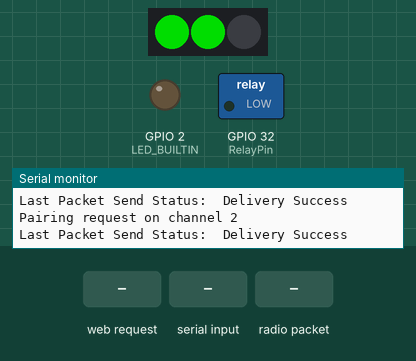
This sketch was run on a simulated ESP32. On the bench: 3 RGB LEDs in strip order, left to right, switched loads named in the sketch (green lamp = pin HIGH), output pins drawn as LEDs (lit = HIGH), the last lines printed to the serial monitor. Inputs (shaded band) come from the test bench. Dim RGB values are drawn brighter than linear; WiFi joins after 1.5 s; servers stay silent unless stated; no radio packets arrive unless stated. At 13.7 s the program restarts the board; the recording ends there.

Above: at 8.7 s.
8.8 s: HTTP request GET /OFF received
At 9.9 s:
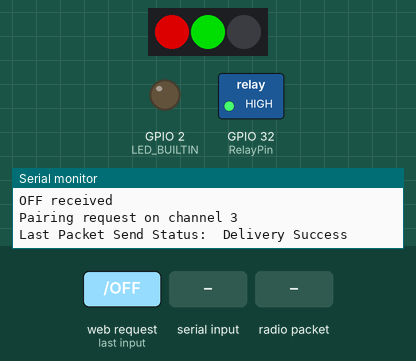
10.6 s: "ON\n" received over Serial
At 10.65 s:
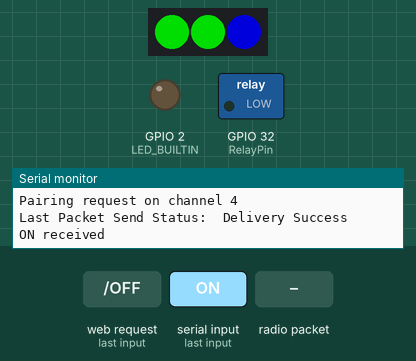
12.2 s: radio packet "RESET" arrives
At 13.4 s:
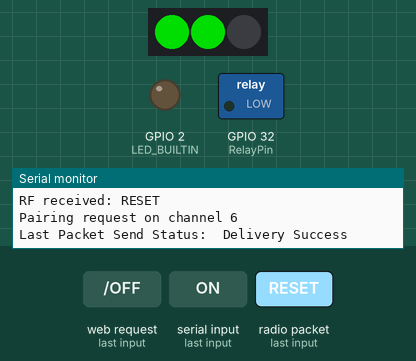
13.7 s: "RESET\n" received over Serial
Timing chart, 0 to 13.7 s (numbered marks = the images above; inputs shaded):
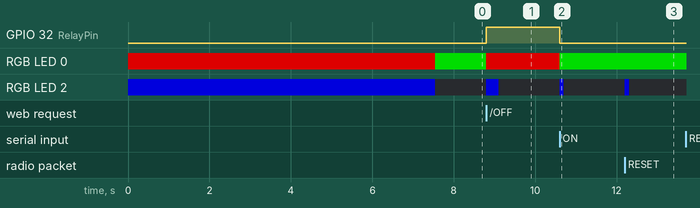

Measured:
- after the input at 8.8 s, GPIO 32 (RelayPin): LOW → HIGH at once; RGB LED 0: RGB(0, 150, 0) → RGB(150, 0, 0) at once; RGB LED 2: off → RGB(0, 0, 150) at once, → off 0.30 s later
- after the input at 10.6 s, GPIO 32 (RelayPin): HIGH → LOW at once; RGB LED 0: RGB(150, 0, 0) → RGB(0, 150, 0) at once; RGB LED 2: off → RGB(0, 0, 150) at once, → off 0.10 s later
- after the input at 12.2 s, RGB LED 2: off → RGB(0, 0, 150) at once, → off 0.10 s later
- after the input at 13.7 s, every drawn part: stays the same

The sketch:

FC_WiFiSwitch_ESP32_Feather_addESPNOW.ino
```cpp
// 12.18.2024 update: change from webSerial to webSerialLite, TCP replies for all incoming messages,  "STATE" message reply

/*
YOU MUST IMPLEMENT THE FOLLOWING CHANGES TO ENSURE COMPILATION:
  https://github.com/me-no-dev/ESPAsyncWebServer/issues/1419 read ednieuw's comment:
  Make changes to Arduino\libraries\ESPAsyncWebServer\src\WebAuthentication.cpp
  Make changes to AsyncEventSource.cpp
  Make changes to AsyncWebSocket.cpp

  https://github.com/me-no-dev/ESPAsyncWebServer/issues/1442 read sepp89117's comment:
  Make changes to AsyncWebServer.cpp

  Everything should compile after that!
*/

#include "global.h"
#include "config.h"

#define RelayPin 32
#define LEDpin 14
Adafruit_NeoPixel pixels(3, LEDpin, NEO_GRB + NEO_KHZ800);

bool state = true;

void setup() {

  //TEMPLATE FUNCTIONS, DO NOT EDIT UNLESS NECESSARY//
  Serial.begin(115200);
  pinMode(LED_BUILTIN, OUTPUT);
  pinMode(RelayPin, OUTPUT);
  pixels.begin();  // INITIALIZE NeoPixel strip object (REQUIRED)
  pixels.setPixelColor(0, pixels.Color(150, 0, 0));
  pixels.setPixelColor(1, pixels.Color(0, 150, 0));
  pixels.setPixelColor(2, pixels.Color(0, 0, 150));
  pixels.show();
  delay(1000);
  commsSetup();  //Initializes all communications protocols
  delay(5000);

  printLogs();
  pixels.clear();
  updateLEDs();
}

void loop() {
  receiveComms();
  // digitalWrite(LED_BUILTIN, HIGH);  // turn the LED on (HIGH is the voltage level)
  // Serial.println("High!");
  // delay(1000);                     // wait for a second
  // digitalWrite(LED_BUILTIN, LOW);  // turn the LED off by making the voltage LOW
  // Serial.println("Low!");
  // delay(1000);  // wait for a second
}

void messageReceived(String msg) {
  pixels.setPixelColor(2, pixels.Color(0, 0, 150));
  pixels.show();

  //RECEIVE MESSAGES FROM ALL COMMS, CREATE LISTENERS FOR DIFFERENT MESSAGES BELOW//////


  if (msg.indexOf("RESET") > -1) {
    powerCycle();
  }

  else if (msg.indexOf("START") > -1) {
    broadcastln("START received");
    //do stuff for START
  }

  else if (msg.indexOf("ON") > -1) {
    broadcastln("ON received");
    //do stuff for ON
    state = true;
    digitalWrite(RelayPin, !state);
  }

  else if (msg.indexOf("OFF") > -1) {
    broadcastln("OFF received");
    //do stuff for "OFF"
    state = false;
    digitalWrite(RelayPin, !state);
  }

  else if (msg.indexOf("TOGGLE") > -1) {
    broadcastln("TOGGLE received");
    //do stuff for "OFF"
    state = !state;
    digitalWrite(RelayPin, !state);
  }

  else if (msg.indexOf("STATE") > -1) {
    broadcastln("STATE received");
    broadcast("State = ");
    broadcastln(String(state));
  }


  else if (msg.indexOf("LOG") > -1) {
    printLogs();
  }

  if (msg.length() > 0) {
    lastMsg = msg;
    lastMsgTime = millis();
  }
  updateLEDs();
  delay(100);
  pixels.setPixelColor(2, pixels.Color(0, 0, 0));
  pixels.show();
}
```

ESP_NOW.ino
```cpp
// (licence header left out)
#define BOARD_ID 1                                                 //ID of server board MUST BE 0
#define MAX_CHANNEL 11                                             //11 for North America, 13 for Europe
uint8_t serverAddress[] = { 0xFF, 0xFF, 0xFF, 0xFF, 0xFF, 0xFF };  //broadcast address for auto-pairing
uint8_t clientMacAddress[6];

// Structure to send data
// Must match the receiver structure
// Structure example to receive data
// Must match the sender structure
typedef struct struct_message {
  uint8_t msgType;
  uint8_t id;
  unsigned int readingID;
  String message;
} struct_message;

// Structure for pairing message
typedef struct struct_pairing {  // new structure for pairing
  uint8_t msgType;
  uint8_t id;
  uint8_t macAddr[6];
  uint8_t channel;
} struct_pairing;

esp_now_peer_info_t peer;  //creates a variable to store peer info

// Create 2 struct_message
struct_message myData;  // data to send
struct_message inData;  // data received
struct_pairing pairingData;

PairingStatus pairingStatus = NOT_PAIRED;
MessageType messageType;

#ifdef SAVE_CHANNEL
int lastChannel;
#endif
int channel = 1;

unsigned long currentMillis = millis();
unsigned long previousMillis = 0;  // Stores last time temperature was published
const long interval = 10000;       // Interval at which to publish sensor readings
unsigned long start;               // used to measure Pairing time
unsigned int readingId = 0;

//Get MAC address of this device
void readGetMacAddress() {
  uint8_t baseMac[6];
  esp_err_t ret = esp_wifi_get_mac(WIFI_IF_STA, baseMac);
  if (ret == ESP_OK) {
    Serial.printf("%02x:%02x:%02x:%02x:%02x:%02x\n",
                  baseMac[0], baseMac[1], baseMac[2],
                  baseMac[3], baseMac[4], baseMac[5]);
  } else {
    Serial.println("Failed to read MAC address");
  }
  clientMacAddress[0] = baseMac[0];
  clientMacAddress[1] = baseMac[1];
  clientMacAddress[2] = baseMac[2];
  clientMacAddress[3] = baseMac[3];
  clientMacAddress[4] = baseMac[4];
  clientMacAddress[5] = baseMac[5];
}

//Adds a peer device.
void addPeer(const uint8_t *mac_addr, uint8_t chan) {
  //ESP_ERROR_CHECK(esp_wifi_set_channel(chan, WIFI_SECOND_CHAN_NONE));
  esp_now_del_peer(mac_addr);
  memset(&peer, 0, sizeof(esp_now_peer_info_t));
  peer.channel = chan;
  peer.encrypt = false;
  memcpy(peer.peer_addr, mac_addr, sizeof(uint8_t[6]));
  if (esp_now_add_peer(&peer) != ESP_OK) {
    Serial.println("Failed to add peer");
    return;
  }
  memcpy(serverAddress, mac_addr, sizeof(uint8_t[6]));
}

//Print MAC address to serial monitor
void printMAC(const uint8_t *mac_addr) {
  char macStr[18];
  snprintf(macStr, sizeof(macStr), "%02x:%02x:%02x:%02x:%02x:%02x",
           mac_addr[0], mac_addr[1], mac_addr[2], mac_addr[3], mac_addr[4], mac_addr[5]);
  Serial.print(macStr);
}

//What to do when data is sent.
void OnDataSent(const uint8_t *mac_addr, esp_now_send_status_t status) {
  Serial.print("\r\nLast Packet Send Status:\t");
  Serial.println(status == ESP_NOW_SEND_SUCCESS ? "Delivery Success" : "Delivery Fail");
}

//What to do when data is received.
void OnDataRecv(const uint8_t *mac_addr, const uint8_t *incomingData, int len) {
  Serial.print("Packet received with ");
  Serial.print("data size = ");
  Serial.println(sizeof(incomingData));
  uint8_t type = incomingData[0];
  switch (type) {
    case DATA:  // we received data from server
      memcpy(&inData, incomingData, sizeof(inData));
      Serial.print("ID  = ");
      Serial.println(inData.id);
      Serial.print("Message = ");
      Serial.println(inData.message);

      if (inData.readingID % 2 == 1) {
        digitalWrite(LED_BUILTIN, LOW);
      } else {
        digitalWrite(LED_BUILTIN, HIGH);
      }
      break;

    case PAIRING:  // we received pairing data from server
      memcpy(&pairingData, incomingData, sizeof(pairingData));
      if (pairingData.id == 0) {  // the message comes from server
        Serial.print("Pairing done for MAC Address: ");
        printMAC(pairingData.macAddr);
        Serial.print(" on channel ");
        Serial.print(pairingData.channel);                  // channel used by the server
        addPeer(pairingData.macAddr, pairingData.channel);  // add the server  to the peer list
#ifdef SAVE_CHANNEL
        lastChannel = pairingData.channel;
        EEPROM.write(0, pairingData.channel);
        EEPROM.commit();
#endif
        pairingStatus = PAIR_PAIRED;  // set the pairing status
      }
      break;
  }
}

//Auto-pairing stuff, must declare enum in a separate header due to compile issues if using enum to define function return type
PairingStatus autoPairing() {
  switch (pairingStatus) {
    case PAIR_REQUEST:
      Serial.print("Pairing request on channel ");
      Serial.println(channel);

      // set WiFi channel
      //ESP_ERROR_CHECK_WITHOUT_ABORT(esp_wifi_set_channel(channel, WIFI_SECOND_CHAN_NONE));
      if (esp_now_init() != ESP_OK) {
        Serial.println("Error initializing ESP-NOW");
      }

      // set callback routines
      esp_now_register_send_cb(OnDataSent);
      esp_now_register_recv_cb(esp_now_recv_cb_t(OnDataRecv));

      // set pairing data to send to the server
      pairingData.msgType = PAIRING;
      pairingData.id = BOARD_ID;
      pairingData.channel = channel;
      pairingData.macAddr[0] = clientMacAddress[0];
      pairingData.macAddr[1] = clientMacAddress[1];
      pairingData.macAddr[2] = clientMacAddress[2];
      pairingData.macAddr[3] = clientMacAddress[3];
      pairingData.macAddr[4] = clientMacAddress[4];
      pairingData.macAddr[5] = clientMacAddress[5];

      // add peer and send request
      addPeer(serverAddress, channel);
      esp_now_send(serverAddress, (uint8_t *)&pairingData, sizeof(pairingData));
      previousMillis = millis();
      pairingStatus = PAIR_REQUESTED;
      break;

    case PAIR_REQUESTED:
      // time out to allow receiving response from server
      currentMillis = millis();
      if (currentMillis - previousMillis > 1000) {
        previousMillis = currentMillis;
        // time out expired,  try next channel
        channel++;
        if (channel > MAX_CHANNEL) {
          channel = 1;
        }
        pairingStatus = PAIR_REQUEST;
      }
      break;

    case PAIR_PAIRED:
      // nothing to do here
      break;
  }
  return pairingStatus;
}

//Setup function called in util.ino
void esp_nowSetup() {
  readGetMacAddress();

#ifdef SAVE_CHANNEL
  EEPROM.begin(10);
  lastChannel = EEPROM.read(0);
  Serial.println(lastChannel);
  if (lastChannel >= 1 && lastChannel <= MAX_CHANNEL) {
    channel = lastChannel;
  }
  Serial.println(channel);
#endif

  pairingStatus = PAIR_REQUEST;
}

//This is being called in main loop() of main program file, treat as looping section. Only active when TCP drops.
void receiveESP() {
  if (autoPairing() == PAIR_PAIRED) {
    unsigned long currentMillis = millis();
    if (currentMillis - previousMillis >= interval) {
      // Save the last time a new reading was published
      previousMillis = currentMillis;
      //Set values to send
      myData.msgType = DATA;
      myData.id = BOARD_ID;
      myData.readingID = readingId++;
      esp_err_t result = esp_now_send(serverAddress, (uint8_t *)&myData, sizeof(myData));
    }
  }
}
```

global.h
```cpp
#include <WiFi.h>
//#include <ArduinoJson.h>
#include <SPI.h>
#include <RH_RF69.h>
#include <RHReliableDatagram.h>
#include <Adafruit_NeoPixel.h>
#include <elapsedMillis.h>
#include <ESPmDNS.h>
#include <WiFiUdp.h>
#include <ArduinoOTA.h>
#include <AsyncTCP.h>
#include <ESPAsyncWebServer.h>
#include <WebSerialLite.h>
//ESP-NOW Stuff
#include <Arduino.h>
#include <esp_now.h>
#include <esp_wifi.h>
#include <EEPROM.h>   //to store Wi-Fi channel for future pairing


WiFiClient client;
AsyncWebServer httpServer(80);

//this enum needed to be global due to how the compiler works when using enum to declare a function return type
enum PairingStatus { NOT_PAIRED,
                     PAIR_REQUEST,
                     PAIR_REQUESTED,
                     PAIR_PAIRED,
};

enum MessageType { PAIRING,
                   DATA,
};

#if CONFIG_FREERTOS_UNICORE
#define ARDUINO_RUNNING_CORE 0
#else
#define ARDUINO_RUNNING_CORE 1
#endif
void TaskTCPConnection(void* pvParameters);

//These bools indicate whether that communication protocol has been successfully connected and is currently active. Initialize all to not connecte
bool TCP = false;
bool RF = false;
bool WIFI = false;
bool OTA = false;
bool ESP_NOW = false;
unsigned long lastMsgTime = 0;
unsigned long lastWifiConnectionTime = 0;
String lastMsg = "";
```

rf.ino
```cpp
/*
// ESP32 feather w/wing
#define RFM69_CS 10   // "B"
#define RFM69_INT 9   // "A"
#define RFM69_RST 11  // same as LED
#define LED 11
*/

// ESP32 feather w/wing
#define RFM69_CS 33   // "B"
#define RFM69_INT 15  // "A"
#define RFM69_RST 27  // C
#define LED 13

#define RF69_FREQ 915.0
RH_RF69 rf69(RFM69_CS, RFM69_INT);
RHReliableDatagram rf69_manager(rf69, myID);
uint8_t buf[RH_RF69_MAX_MESSAGE_LEN];

void receiveRF() {  // This is a task.


  if (rf69_manager.available()) {
    // Wait for a message addressed to us from the client
    uint8_t len = sizeof(buf);
    uint8_t from;
    if (rf69_manager.recvfromAck(buf, &len, &from)) {
      // buf[len] = 0;  // zero out remaining string

      // Serial.print("Got packet from #");
      // Serial.print(from);
      // Serial.print(" [RSSI :");
      // Serial.print(rf69.lastRssi());
      // Serial.print("] : ");
      // Serial.println((char *)buf);

      buf[len] = 0;
      Serial.print("RF received: ");
      Serial.println((char *)buf);
      String s(buf, len);
      messageReceived(s);

      Blink(LED, 40, 3);  // blink LED 3 times, 40ms between blinks

      String reply = String(s) + " received";
      char data[reply.length()+1];
      reply.toCharArray(data, sizeof(data));

      // Send a reply back to the originator client
      if (!rf69_manager.sendtoWait((uint8_t *)data, sizeof(data), from))
        Serial.println("Sending failed (no ack)");
    }
  }


  if (rf69.available()) {
    // Should be a message for us now
    uint8_t buf[RH_RF69_MAX_MESSAGE_LEN];
    uint8_t len = sizeof(buf);
    if (rf69.recv(buf, &len)) {
      //digitalWrite(LED_BUILTIN, HIGH);
      //RH_RF95::printBuffer("Received: ", buf, len);
      buf[len] = 0;
      Serial.print("RF received: ");
      Serial.println((char *)buf);
      String s(buf, len);

      //unpackJson(s);
      //Serial.print("RSSI: ");
      //Serial.println(rf95.lastRssi(), DEC);
      //Blink(LED, 20, 2);  // blink LED 3 times, 50ms between blinks
    } else {
      Serial.println("Receive failed");
    }
    delay(10);
  }
}

void rfSetup() {
  // manual reset
  digitalWrite(RFM69_RST, HIGH);
  delay(10);
  digitalWrite(RFM69_RST, LOW);
  delay(10);

  if (!rf69_manager.init()) {
    Serial.println("RFM69 radio init failed");

  } else {
    Serial.println("RFM69 radio init OK!");
    RF = true;
    // Defaults after init are 434.0MHz, modulation GFSK_Rb250Fd250, +13dbM (for low power module)
    // No encryption
    if (!rf69.setFrequency(RF69_FREQ)) {
      Serial.println("setFrequency failed");
    }

    // If you are using a high power RF69 eg RFM69HW, you *must* set a Tx power with the
    // ishighpowermodule flag set like this:
    rf69.setTxPower(20, true);  // range from 14-20 for power, 2nd arg must be true for 69HCW

    // The encryption key has to be the same as the one in the server
    uint8_t key[] = { 0x01, 0x02, 0x03, 0x04, 0x05, 0x06, 0x07, 0x08,
                      0x01, 0x02, 0x03, 0x04, 0x05, 0x06, 0x07, 0x08 };
    rf69.setEncryptionKey(key);

    Serial.print("RFM69 radio @");
    Serial.print((int)RF69_FREQ);
    Serial.println(" MHz");
  }
}

void sendRFpacket(String message) {
  char radiopacket[message.length() + 1];  // +1 for the null terminator
  strcpy(radiopacket, message.c_str());
  Serial.print("Sending ");
  Serial.println(radiopacket);
  rf69.send((uint8_t *)radiopacket, message.length() + 1);
  //  Serial.println("Waiting for packet to complete...");
  rf69.waitPacketSent();
}

void Blink(byte pin, byte delay_ms, byte loops) {
  while (loops--) {
    digitalWrite(pin, HIGH);
    delay(delay_ms);
    digitalWrite(pin, LOW);
    delay(delay_ms);
  }
}
```

serial.ino
```cpp
/*void recvWebSerialMsg(uint8_t *data, size_t len) {
  String d = "";
  for (int i = 0; i < len; i++) {
    d += char(data[i]);
  }
  messageReceived(d);
}*/

void webSerialSetup() {

  WebSerial.begin(&httpServer);
  /* Attach Message Callback */
  // WebSerial.msgCallback(recvWebSerialMsg);
  // httpServer.begin();


  WebSerial.onMessage([&](uint8_t *data, size_t len) {
    //Serial.printf("Received %u bytes from WebSerial: ", len);
    //Serial.write(data, len);
    //Serial.println();
    //WebSerial.println("Received Data...");
    String d = "";
    for (size_t i = 0; i < len; i++) {
      d += char(data[i]);
    }
    messageReceived(d);
    //WebSerial.println(d);
  });

  httpServer.begin();

  Serial.println("WebSerial Begin");
}

void receiveSerial() {
  while (Serial.available()) {
    String str = Serial.readStringUntil('\n');
    messageReceived(str);
  }
}
```

config.h
```cpp
int myID = 201; //device ID is last octet of IP address

const char* ssid = "MyOptimum 32d5a1";                // Your WiFi SSID
const char* password = "9303-sepia-71";  // Your WiFi Password

IPAddress local_IP(192, 168, 1, myID);
IPAddress gateway(192, 168, 1, 1);
IPAddress subnet(255, 255, 0, 0);

int tcpPort = 8888;
WiFiServer tcpServer(tcpPort);
```

Source omitted: util.ino (2631 bytes), wifi.ino (3495 bytes)
